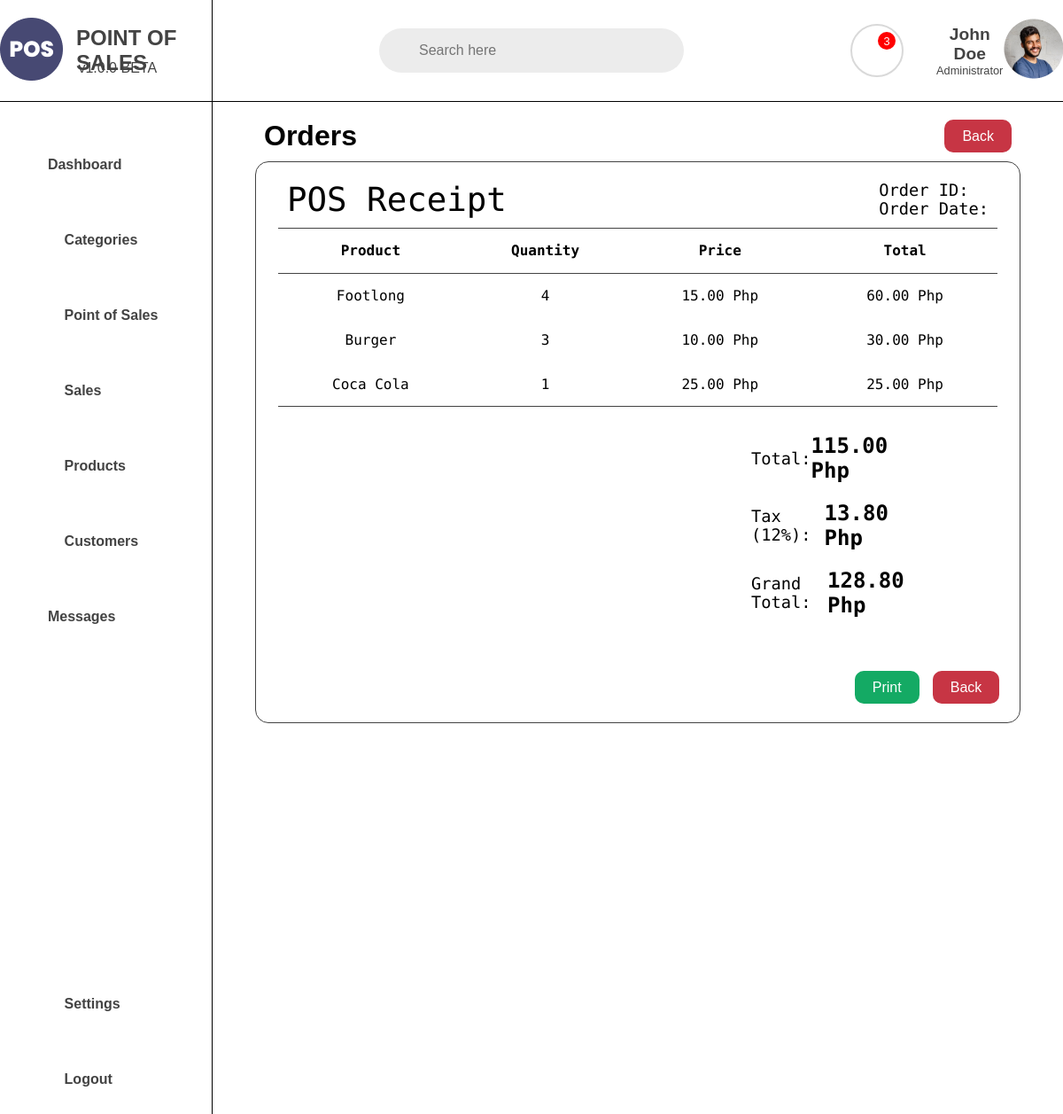
/mamgic-foodhub/point-of-sales/orders/, run on an earlier commit of the app's database.
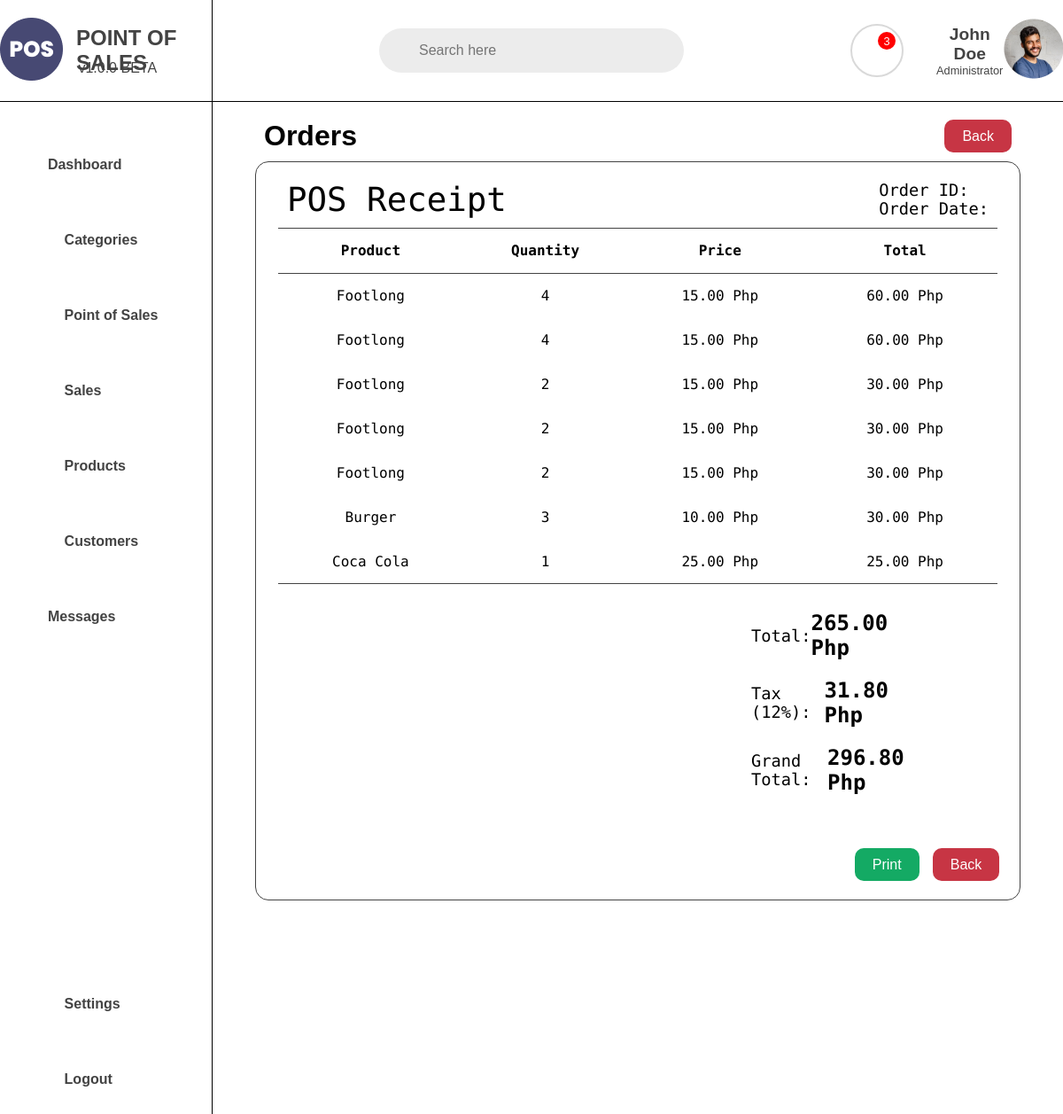
And on a later commit of the database.
### store/models.py (models this page shows, shortened)
class OrderItem(models.Model):
    order_item_id = models.CharField(max_length=100)
    order_item_product = models.ForeignKey(Product, on_delete=models.CASCADE)
    order_item_quantity = models.IntegerField()
    order_item_price = models.DecimalField(max_digits=10, decimal_places=2)
    order_item_total = models.DecimalField(max_digits=10, decimal_places=2, null=True)
    order_item_order = models.ForeignKey(Order, on_delete=models.CASCADE, null=True)
    order_item_created = models.DateTimeField(blank=True,null=True)

class Product(models.Model):
    product_name = models.CharField(max_length=100)
    product_slug = models.SlugField(max_length=100, unique=True, null=True, blank=True)
    product_description = models.TextField(max_length=1000, blank=True)
    product_price = models.DecimalField(max_digits=10, decimal_places=2)
    product_image = models.ImageField(upload_to='product_images', blank=True)
    product_category = models.ForeignKey(Category, on_delete=models.CASCADE, null=True)
    product_store = models.ForeignKey(Store, on_delete=models.CASCADE)
    product_created = models.DateTimeField(blank=True,null=True)
    def __str__(self):
        return self.product_name

### store/views.py (the view)
# urls.py: path('<slug:store_slug>/point-of-sales/orders/', views.pos_orders, name='pos_orders'),
def pos_orders(request, store_slug):
    store = get_object_or_404(Store, store_slug=store_slug)
    order_item = OrderItem.objects.filter(order_item_product__product_store=store)
    order_total = 0
    for o in order_item:
        order_total += o.order_item_total
    context = {
        'store': store,
        'order_items': order_item,
        'order_total': order_total
    }
    return render(request, 'includes/pos/pos_includes/pos_orders.html', context)

### store/templates/includes/pos/pos_includes/pos_orders.html (shortened to what this page needs)
{% extends "includes/pos/base_templates/pos_base.html" %}
{% load static %}
{% block css %}
<link rel="stylesheet" href="{% static 'css/includes/pos_orders.css' %}">
{% endblock %}
{% block content %}
{% include "navbar.html" %}
<div class="pos-orders-container">
    <div class="pos-orders-header">
        <h1>Orders</h1>
        <div class="back-btn">
            <a href="{% url 'pos' store_slug=store.store_slug %}">Back</a>
        </div>
    </div>
    <div class="receipt-body">
        <div class="receipt-header">
            <div class="receipt-header-left">
                <h3>POS Receipt</h3>
            </div>
            <div class="receipt-header-right">
                <h3>Order ID: </h3>
                <h3>Order Date: </h3>
            </div>
        </div>
        <div class="receipt-body-section">
            <div class="r-table">
                <table>
                    <thead>
                        <tr>
                            <th>Product</th>
                            <th>Quantity</th>
                            <th>Price</th>
                            <th>Total</th>
                        </tr>
                    </thead>
                    <tbody>
                        {% for item in order_items %}
                        <tr>
                            <td>
                                {{ item.order_item_product }}
                            </td>
                            <td>
                                {{ item.order_item_quantity }}
                            </td>
                            <td>
                                {{ item.order_item_price }} Php
                            </td>
                            <td>
                                {{ item.order_item_total }} Php
                            </td>
                        </tr>
                        {% endfor %}
                </table>
            </div>
            <div class="r-total">
                <div class="r-total_total">
                    <h3>Total:</h3>
                    <span>{{order_total}} Php</span>
                </div>
                <div class="r-total_tax">
                    <h3>Tax (12%):</h3>
                    <span id="r-tax"></span>
                </div>
                <div class="r-total_grandtotal">
                    <h3>Grand Total:</h3>
                    <span id="r-grand-total"></span>
                </div>
            </div>
            <div class="r-btns">
                <div class="r-main-btn">
                    <div class="r-btn-print">
                        <a href="{% url 'pos_getOrders' store_slug=store.store_slug %}">Print</a>
                    </div>
                    <div class="r-btn-back">
                        <a href="{% url 'pos' store_slug=store.store_slug %}">Back</a>
                    </div>
                </div>
            </div>
        </div>
    </div>
</div>
{% endblock %}

### store/templates/includes/pos/base_templates/pos_base.html (shortened to what this page needs)
{% load static %}
<!DOCTYPE html>
<html lang="en">
<head>
    {% block css %}{% endblock %}
    <link rel="stylesheet" href="{% static 'css/base.css' %}">
    <link rel="stylesheet" href="{% static 'css/sidebar.css' %}">
</head>
<body>
    <div class="big-container">
        <div class="sidebar">
            {% include "includes/pos/base_templates/pos_sidebar.html" %}
        </div>
        <div class="main">
            {% block content %}{% endblock %}
        </div>
    </div>
</body>
</html>

### store/templates/includes/pos/base_templates/pos_sidebar.html (shortened to what this page needs)
{% load static %}
<aside class="pos-sidebar">
    <a href="#" class="logo">
        <div class="logo-img">
            <img src="{% static 'media/favicon.png' %}" alt="logo">
        </div>
        <h2>POINT OF SALES</h2>
    </a>
    <div class="pos-sidebar-links">
        <div class="top-sidebar">
            <a href="{% url 'pos_dashboard' store_slug=store.store_slug %}">
                <div class="sidebar-link">
                    <h4>Dashboard</h4>
                </div>
            </a>
            <a href="{% url 'pos_categories' store_slug=store.store_slug %}">
                <div class="sidebar-link">
                    <i class="fa-solid fa-list"></i>
                    <h4>Categories</h4>
                </div>
            </a>
            <a href="{% url 'pos' store_slug=store.store_slug %}">
                <div class="sidebar-link">
                    <i class="fa-solid fa-chart-line"></i>
                    <h4>Point of Sales</h4>
                </div>
            </a>
            <a href="{% url 'pos_sales' store_slug=store.store_slug %}">
                <div class="sidebar-link">
                    <i class="fa-solid fa-coins"></i>
                    <h4>Sales</h4>
                </div>
            </a>
            <a href="{% url 'pos_products' store_slug=store.store_slug %}">
                <div class="sidebar-link">
                    <i class="fa-solid fa-bag-shopping"></i>
                    <h4>Products</h4>
                </div>
            </a>
            <a href="{% url 'pos_customers' store_slug=store.store_slug %}">
                <div class="sidebar-link">
                    <i class="fa-solid fa-user-group"></i>
                    <h4>Customers</h4>
                </div>
            </a>
            <a href="{% url 'pos_messages' store_slug=store.store_slug %}">
                <div class="sidebar-link">
                    <h4>Messages</h4>
                </div>
            </a>
        </div>
        <div class="bottom-sidebar">
            <a href="#">
                <div class="sidebar-link">
                    <i class="fa-solid fa-gear"></i>
                    <h4>Settings</h4>
                </div>
            </a>
            <a href="#">
                <div class="sidebar-link">
                    <i class="fa-solid fa-right-from-bracket"></i>
                    <h4>Logout</h4>
                </div>
            </a>
        </div>
    </div>
</aside>

### store/templates/navbar.html (shortened to what this page needs)
{% load static %}
{% block css %}
<link rel="stylesheet" href="{% static 'css/navbar.css' %}">
{% endblock %}
<nav>
    <div class="search-bar">
        <input type="text" placeholder="Search here">
        <i class="fas fa-search"></i>
    </div>
    <div class="admin-icon">
        <div class="notif-bell">
            <i class="fas fa-bell" id="notifIcon"></i>
            <span class="notif-count"> 3 </span>
        </div>
        <div class="admin">
            <div class="admin-name">
                <h4>John Doe</h4>
                <p>Administrator</p>
            </div>
            <div class="admin-img">
                <img src="{% static 'media/admin.png' %}" alt="admin">
            </div>
        </div>
    </div>
</nav>

### store/static/css/includes/pos_orders.css (style rules this page uses)
.pos-orders-container { width: 90%; height: 100%; overflow: hidden; position: relative; display: flex; flex-direction: column; background-color: #fff; border-radius: 5px; padding: 0; margin: 10px auto; }
.pos-orders-header { display: flex; flex-direction: row; justify-content: space-between; align-items: center; padding: 10px; }
.back-btn { text-align: center; }
.back-btn a { text-decoration: none; color: #fff; background-color: #c73544; padding: 10px 20px; border-radius: 10px; }
.receipt-body { width: 100%; margin: 0 auto; padding: 10px 25px; border-radius: 15px; border: 1px solid #434343; }
.receipt-header { display: flex; flex-direction: row; justify-content: space-between; align-items: center; padding: 10px; border-bottom: 1px solid #434343; }
.receipt-header-left { font-size: 2rem; }
.receipt-header-left h3 { font-weight: 400; font-family: 'Roboto Mono', monospace; }
.receipt-header-right { font-size: 1rem; }
.receipt-header-right h3 { font-weight: 400; font-family: 'Roboto Mono', monospace; }
.receipt-body-section { width: 100%; }
.r-table { width: 100%; }
.r-table table { width: 100%; border-collapse: collapse; }
.r-table table thead tr { height: 50px; border-bottom: 1px solid #434343; text-align: center; font-size: 1rem; }
.r-table table thead tr th { font-weight: bold; font-family: 'Roboto Mono', monospace; }
.r-table table tbody tr { height: 50px; text-align: center; font-size: 1rem; }
.r-table table tbody tr td { font-weight: 400; font-family: 'Roboto Mono', monospace; }
.r-total { width: 100%; border-top: 1px solid #434343; display: flex; flex-direction: column; align-items: flex-end; padding: 20px 100px 50px 0px; }
.r-total_total { display: flex; flex-direction: row; width: 25%; justify-content: space-between; align-items: center; font-size: 1rem; font-weight: 400; padding: 10px 0px; }
.r-total_tax { width: 25%; justify-content: space-between; display: flex; flex-direction: row; align-items: center; font-size: 1rem; font-weight: 400; padding: 10px 0px; }
.r-total_grandtotal { width: 25%; justify-content: space-between; display: flex; flex-direction: row; align-items: center; font-size: 1rem; font-weight: 400; padding: 10px 0px; }
.r-total_total h3, .r-total_tax h3, .r-total_grandtotal h3 { font-weight: 400; font-family: 'Roboto Mono', monospace; }
.r-total_total span, .r-total_tax span, .r-total_grandtotal span { font-weight: 600; font-size: 1.5rem; font-family: 'Roboto Mono', monospace; }
.r-btns { width: 100%; display: flex; flex-direction: column; align-items: flex-end; padding: 0px 100px 10px 0px; }
.r-main-btn { width: 10%; display: flex; flex-direction: row; justify-content: space-between; align-items: center; padding: 10px; gap: 15px; }
.r-btn-print { text-align: center; }
.r-btn-back { text-align: center; }
.r-btn-print a { text-decoration: none; color: #fff; background-color: #14aa64; padding: 10px 20px; border-radius: 10px; }
.r-btn-back a { text-decoration: none; color: #fff; padding: 10px 20px; background-color: #c73544; border-radius: 10px; }

### store/static/css/base.css (style rules this page uses)
* { margin: 0; padding: 0; box-sizing: border-box; font-family: 'Poppins', sans-serif; }
body { position: relative; }
.big-container { max-width: 100vw; display: flex; }
.sidebar { display: block; width: 20%; height: 150vh; }
.main { width: 80%; display: block; }

### store/static/css/sidebar.css (style rules this page uses)
aside { width: 100%; height: 100%; background-color: rgb(255, 255, 255); }
.pos-sidebar { width: 100%; height: 100%; background-color: rgb(255, 255, 255); }
.logo h2::after { content: "v1.0.0 BETA"; width: 100%; height: 100%; font-size: 1rem; display: block; margin: 0; padding: 0; position: absolute; top: 60%; left: 37%; font-weight: 400; }
.logo { position: relative; width: 100%; height: 115px; display: flex; align-items: center; justify-content: center; border-bottom: solid 1px #000; border-right: solid 1px #000; text-decoration: none; }
.logo h2 { color: #434343; margin-left: 15px; }
.pos-sidebar-links { width: 100%; height: 100%; display: flex; flex-direction: column; justify-content: space-between; align-items: center; border-right: solid 1px #000; padding-bottom: 50px; }
.top-sidebar { width: 80%; margin-top: 10%; }
.bottom-sidebar { width: 80%; }
.sidebar-link { width: 100%; height: 75px; display: flex; align-items: center; padding-left: 15px; font-size: 1rem; margin: 10px 0px; }
.top-sidebar a { text-decoration: none; color: #434343; }
.bottom-sidebar a { text-decoration: none; color: #434343; }
.sidebar-link i { margin-right: 15px; font-size: 1.5rem; }

What changed in the data, as far as the page shows it:
added OrderItem: order_item_product "Footlong", order_item_quantity "4", order_item_price "15.00", order_item_total "60.00"
added OrderItem: order_item_product "Footlong", order_item_quantity "2", order_item_price "15.00", order_item_total "30.00"
added OrderItem: order_item_product "Footlong", order_item_quantity "2", order_item_price "15.00", order_item_total "30.00"
added OrderItem: order_item_product "Footlong", order_item_quantity "2", order_item_price "15.00", order_item_total "30.00"
Also different on the page:
{{ order_total }}: "115.00" → "265.00"
text written by a page script: "13.80 Php" → "31.80 Php"
text written by a page script: "128.80 Php" → "296.80 Php"
